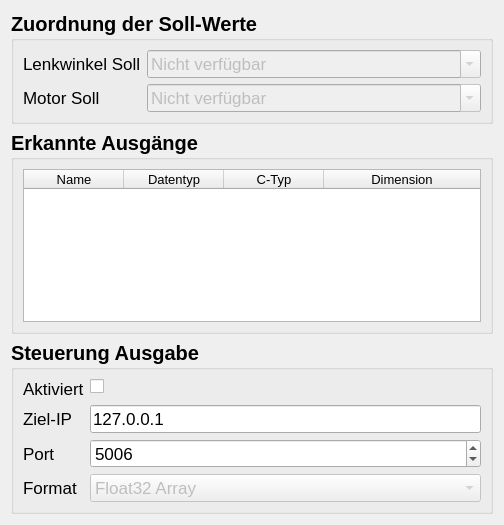
             <widget class="QWidget" name="outputsScrollContent">
              <property name="geometry">
               <rect>
                <x>0</x>
                <y>0</y>
                <width>504</width>
                <height>525</height>
               </rect>
              </property>
              <layout class="QVBoxLayout" name="verticalLayout_11">
               <item>
                <widget class="QGroupBox" name="groupOutputMapping">
                 <property name="font">
                  <font>
                   <pointsize>15</pointsize>
                   <bold>true</bold>
                  </font>
                 </property>
                 <property name="title">
                  <string>Zuordnung der Soll-Werte</string>
                 </property>
                 <layout class="QFormLayout" name="formLayout_3">
                  <item row="1" column="0">
                   <widget class="QLabel" name="labelMotorOut">
                    <property name="font">
                     <font>
                      <pointsize>13</pointsize>
                      <bold>false</bold>
                     </font>
                    </property>
                    <property name="text">
                     <string>Motor Soll</string>
                    </property>
                   </widget>
                  </item>
                  <item row="1" column="1">
                   <widget class="QComboBox" name="comboMotorOut">
                    <property name="enabled">
                     <bool>false</bool>
                    </property>
                    <property name="font">
                     <font>
                      <pointsize>13</pointsize>
                      <bold>false</bold>
                     </font>
                    </property>
                    <property name="editable">
                     <bool>true</bool>
                    </property>
                    <item>
                     <property name="text">
                      <string>Nicht verfügbar</string>
                     </property>
                    </item>
                   </widget>
                  </item>
                  <item row="0" column="0">
                   <widget class="QLabel" name="labelSteeringOut">
                    <property name="font">
                     <font>
                      <pointsize>13</pointsize>
                      <bold>false</bold>
                     </font>
                    </property>
                    <property name="text">
                     <string>Lenkwinkel Soll</string>
                    </property>
                   </widget>
                  </item>
                  <item row="0" column="1">
                   <widget class="QComboBox" name="comboSteeringOut">
                    <property name="enabled">
                     <bool>false</bool>
                    </property>
                    <property name="font">
                     <font>
                      <pointsize>13</pointsize>
                      <bold>false</bold>
                     </font>
                    </property>
                    <property name="editable">
                     <bool>true</bool>
                    </property>
                    <item>
                     <property name="text">
                      <string>Nicht verfügbar</string>
                     </property>
                    </item>
                   </widget>
                  </item>
                 </layout>
                </widget>
               </item>
               <item>
                <widget class="QGroupBox" name="groupDetectedOutputs">
                 <property name="maximumSize">
                  <size>
                   <width>16777215</width>
                   <height>300</height>
                  </size>
                 </property>
                 <property name="font">
                  <font>
                   <pointsize>15</pointsize>
                   <bold>true</bold>
                  </font>
                 </property>
                 <property name="title">
                  <string>Erkannte Ausgänge</string>
                 </property>
                 <layout class="QVBoxLayout" name="verticalLayout_12">
                  <item>
                   <widget class="QTableWidget" name="tableDetectedOutputs">
                    <property name="font">
                     <font>
                      <pointsize>10</pointsize>
                      <bold>false</bold>
                     </font>
                    </property>
                    <attribute name="horizontalHeaderStretchLastSection">
                     <bool>true</bool>
                    </attribute>
                    <column>
                     <property name="text">
                      <string>Name</string>
                     </property>
                    </column>
                    <column>
                     <property name="text">
                      <string>Datentyp</string>
                     </property>
                    </column>
                    <column>
                     <property name="text">
                      <string>C-Typ</string>
                     </property>
                    </column>
                    <column>
                     <property name="text">
                      <string>Dimension</string>
                     </property>
                    </column>
                   </widget>
                  </item>
                 </layout>
                </widget>
               </item>
               <item>
                <widget class="QGroupBox" name="groupCommandSend">
                 <property name="font">
                  <font>
                   <pointsize>15</pointsize>
                   <bold>true</bold>
                  </font>
                 </property>
                 <property name="title">
                  <string>Steuerung Ausgabe</string>
                 </property>
                 <layout class="QFormLayout" name="formLayout_5">
                  <item row="0" column="0">
                   <widget class="QLabel" name="labelCommandSendEnabled">
                    <property name="font">
                     <font>
                      <pointsize>13</pointsize>
                      <bold>false</bold>
                     </font>
                    </property>
                    <property name="text">
                     <string>Aktiviert</string>
                    </property>
                   </widget>
                  </item>
                  <item row="0" column="1">
                   <widget class="QCheckBox" name="checkCommandSendEnabled">
                    <property name="font">
                     <font>
                      <pointsize>13</pointsize>
                      <bold>false</bold>
                     </font>
                    </property>
                    <property name="text">
                     <string/>
                    </property>
                    <property name="checked">
                     <bool>false</bool>
                    </property>
                   </widget>
                  </item>
                  <item row="1" column="0">
                   <widget class="QLabel" name="labelCommandTargetIP">
                    <property name="font">
                     <font>
                      <pointsize>13</pointsize>
                      <bold>false</bold>
                     </font>
                    </property>
                    <property name="text">
                     <string>Ziel-IP</string>
                    </property>
                   </widget>
                  </item>
                  <item row="2" column="0">
                   <widget class="QLabel" name="labelCommandSendPort">
                    <property name="font">
                     <font>
                      <pointsize>13</pointsize>
                      <bold>false</bold>
                     </font>
                    </property>
                    <property name="text">
                     <string>Port</string>
                    </property>
                   </widget>
                  </item>
                  <item row="2" column="1">
                   <widget class="QSpinBox" name="spinCommandTargetPort">
                    <property name="font">
                     <font>
                      <pointsize>13</pointsize>
                      <bold>false</bold>
                     </font>
                    </property>
                    <property name="minimum">
                     <number>1</number>
                    </property>
                    <property name="maximum">
                     <number>65535</number>
                    </property>
                    <property name="value">
                     <number>5006</number>
                    </property>
                   </widget>
                  </item>
                  <item row="3" column="0">
                   <widget class="QLabel" name="labelCommandSendFormat">
                    <property name="font">
                     <font>
                      <pointsize>13</pointsize>
                      <bold>false</bold>
                     </font>
                    </property>
                    <property name="text">
                     <string>Format</string>
                    </property>
                   </widget>
                  </item>
                  <item row="3" column="1">
                   <widget class="QComboBox" name="comboCommandSendFormat">
                    <property name="enabled">
                     <bool>false</bool>
                    </property>
                    <property name="font">
                     <font>
                      <pointsize>13</pointsize>
                      <bold>false</bold>
                     </font>
                    </property>
                    <item>
                     <property name="text">
                      <string>Float32 Array</string>
                     </property>
                    </item>
                   </widget>
                  </item>
                  <item row="1" column="1">
                   <widget class="QLineEdit" name="editCommandTargetIp">
                    <property name="font">
                     <font>
                      <pointsize>13</pointsize>
                      <bold>false</bold>
                     </font>
                    </property>
                    <property name="text">
                     <string>127.0.0.1</string>
                    </property>
                   </widget>
                  </item>
                 </layout>
                </widget>
               </item>
              </layout>
             </widget>
